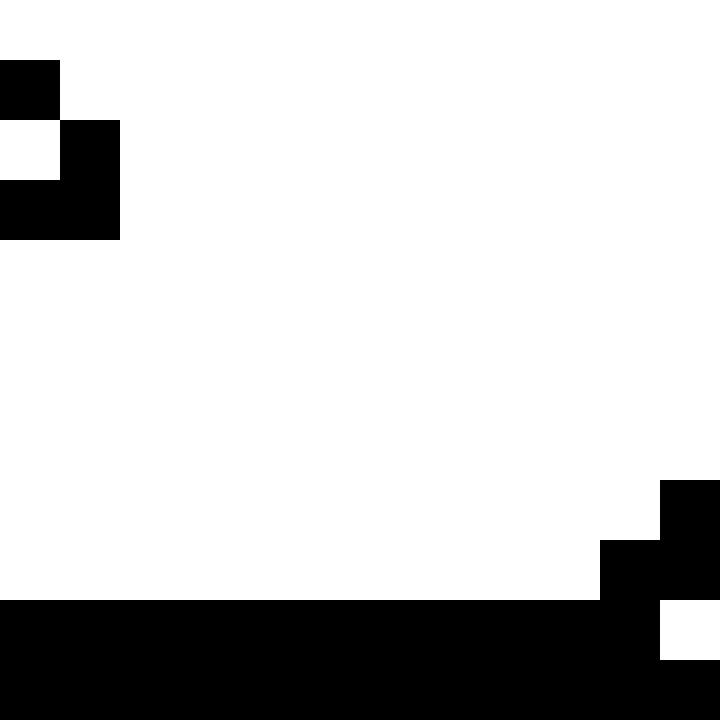

The image is a tile-based game level rendered from a .tmx file. Its description and complete source (layers, tilesets, objects, tile grids) follow:
An orthogonal 12x12 tile map with 60x60 px tiles, 1 tile layer (Layer2) and 19 objects (5x rigid_square_1, 3x rigid_square_2, 3x rigid_square_3, 3x rigid_square_4, gate2, ...).

<map version="1.5" tiledversion="1.7.2" orientation="orthogonal" renderorder="right-down" width="12" height="12" tilewidth="60" tileheight="60" infinite="0" nextlayerid="10" nextobjectid="41">
 <tileset firstgid="1" source="graph.tsx" />
 <layer id="1" name="Layer2" width="12" height="12">
  <data encoding="csv">
1,1,1,1,1,1,1,1,1,1,1,1,
3,1,1,1,1,1,1,1,1,1,1,1,
1,3,1,1,1,1,1,1,1,1,1,1,
3,3,1,1,1,1,1,1,1,1,1,1,
1,1,1,1,1,1,1,1,1,1,1,1,
1,1,1,1,1,1,1,1,1,1,1,1,
1,1,1,1,1,1,1,1,1,1,1,1,
1,1,1,1,1,1,1,1,1,1,1,1,
1,1,1,1,1,1,1,1,1,1,1,3,
1,1,1,1,1,1,1,1,1,1,3,3,
3,3,3,3,3,3,3,3,3,3,3,1,
3,3,3,3,3,3,3,3,3,3,3,3
</data>
 </layer>
 <objectgroup id="2" name="Transfer">
  <object id="1" name="gate2" gid="6" x="1" y="180" width="60" height="60">
   <properties>
    <property name="target_gate" value="gate1" />
    <property name="target_level" value="level14" />
   </properties>
  </object>
  <object id="2" name="gate1" gid="6" x="1" y="600" width="60" height="60">
   <properties>
    <property name="target_gate" value="gate2" />
    <property name="target_level" value="level12" />
   </properties>
  </object>
 </objectgroup>
 <objectgroup id="3" name="Object" />
 <objectgroup id="4" name="RigidSquare5">
  <properties>
   <property name="anchorX" type="float" value="0.5" />
   <property name="anchorY" type="float" value="0.5" />
   <property name="params" value="{&quot;actionType&quot;: &quot;loop_move&quot;, &quot;duration&quot;: 1.5, &quot;moveX&quot;: -1.5, &quot;moveY&quot;: 1.5}" />
   <property name="script" value="Platform" />
  </properties>
  <object id="3" name="rigid_square_1" gid="7" x="420" y="180" width="60" height="60" />
 </objectgroup>
 <objectgroup id="5" name="RigidSquare4">
  <properties>
   <property name="anchorX" type="float" value="0.5" />
   <property name="anchorY" type="float" value="0.125" />
   <property name="params" value="{&quot;actionType&quot;: &quot;rotate&quot;, &quot;duration&quot;: 2.0, &quot;rotateAngle&quot;: 90}" />
   <property name="script" value="Platform" />
  </properties>
  <object id="20" name="rigid_square_1" gid="7" x="660" y="480" width="60" height="60" />
  <object id="19" name="rigid_square_2" gid="7" x="660" y="420" width="60" height="60" />
  <object id="18" name="rigid_square_3" gid="7" x="660" y="360" width="60" height="60" />
  <object id="17" name="rigid_square_4" gid="7" x="660" y="300" width="60" height="60" />
 </objectgroup>
 <objectgroup id="6" name="RigidSquare3">
  <properties>
   <property name="anchorX" type="float" value="0.5" />
   <property name="anchorY" type="float" value="0.125" />
   <property name="params" value="{&quot;actionType&quot;: &quot;rotate&quot;, &quot;duration&quot;: 2.0, &quot;rotateAngle&quot;: 90}" />
   <property name="script" value="Platform" />
  </properties>
  <object id="31" name="rigid_square_4" gid="7" x="600" y="360" width="60" height="60" />
  <object id="30" name="rigid_square_3" gid="7" x="600" y="420" width="60" height="60" />
  <object id="29" name="rigid_square_2" gid="7" x="600" y="480" width="60" height="60" />
  <object id="28" name="rigid_square_1" gid="7" x="600" y="540" width="60" height="60" />
 </objectgroup>
 <objectgroup id="7" name="RigidSquare2">
  <properties>
   <property name="anchorX" type="float" value="0.5" />
   <property name="anchorY" type="float" value="0.125" />
   <property name="params" value="{&quot;actionType&quot;: &quot;rotate&quot;, &quot;duration&quot;: 2.0, &quot;rotateAngle&quot;: 90}" />
   <property name="script" value="Platform" />
  </properties>
  <object id="24" name="rigid_square_1" gid="7" x="540" y="600" width="60" height="60" />
  <object id="25" name="rigid_square_2" gid="7" x="540" y="540" width="60" height="60" />
  <object id="26" name="rigid_square_3" gid="7" x="540" y="480" width="60" height="60" />
  <object id="27" name="rigid_square_4" gid="7" x="540" y="420" width="60" height="60" />
 </objectgroup>
 <objectgroup id="8" name="RigidSquare1">
  <properties>
   <property name="anchorX" type="float" value="0.5" />
   <property name="anchorY" type="float" value="0.5" />
   <property name="params" value="{&quot;actionType&quot;: &quot;loop_move&quot;, &quot;duration&quot;: 3.5, &quot;moveX&quot;: 3.5, &quot;moveY&quot;: 3.5, &quot;initMoving&quot;: true}" />
   <property name="script" value="Platform" />
  </properties>
  <object id="4" name="rigid_square_1" gid="7" x="120" y="240" width="60" height="60" />
 </objectgroup>
 <objectgroup id="9" name="Trigger">
  <object id="21" name="key1" gid="4" x="664" y="656" width="56" height="52">
   <properties>
    <property name="params" value="{&quot;targetPlatforms&quot;: &quot;RigidSquare2|RigidSquare3|RigidSquare4&quot;}" />
    <property name="script" value="PlatformTrigger" />
   </properties>
  </object>
  <object id="22" name="key2" gid="4" x="420" y="298" width="60" height="58">
   <properties>
    <property name="params" value="{&quot;targetPlatforms&quot;: &quot;RigidSquare5&quot;}" />
    <property name="script" value="PlatformTrigger" />
   </properties>
  </object>
  <object id="23" name="key3" gid="4" x="600" y="180" width="60" height="60">
   <properties>
    <property name="params" value="{&quot;targetLevel&quot;: &quot;level12&quot;,&quot;targetPlatforms&quot;: &quot;RigidSquare1&quot;}" />
    <property name="script" value="PlatformTrigger" />
   </properties>
  </object>
 </objectgroup>
</map>
